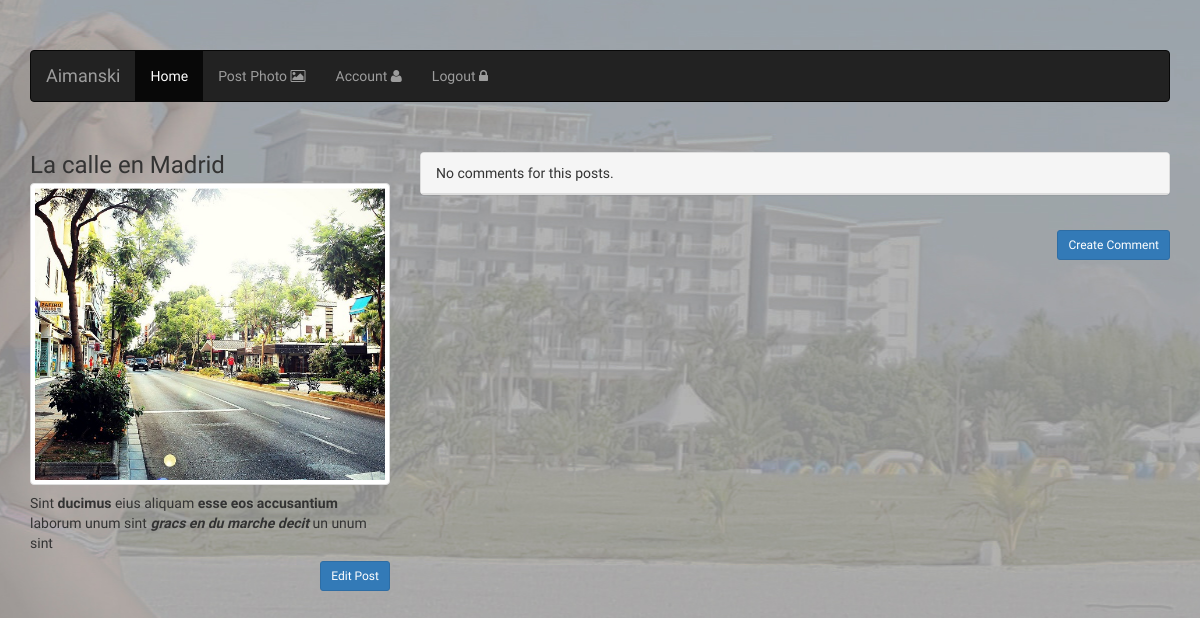
Screenshot of /links/comments.php?post_id=52 (signed in) with the database file from the repository.
### tables this page shows
CREATE TABLE IF NOT EXISTS `post` (
  `post_id` int(3) NOT NULL AUTO_INCREMENT,
  `post_user_id` int(3) NOT NULL,
  `post_title` varchar(255) NOT NULL,
  `post_comment` varchar(255) NOT NULL,
  `post_image` varchar(60) NOT NULL,
  `post_image_location` varchar(255) NOT NULL,
  PRIMARY KEY (`post_id`)
);

### includes/function.php (called while the page is built, shortened)
<?php
function edit_data($post_id){
  require_once("db.php");
    $sql = "SELECT * FROM `post` WHERE `post_id`='{$post_id}' ";
      $result = $db->query($sql);
        $array = $result->fetch_array();
  return $array;
}
?>

### links/comments.php (the view, shortened to what this page needs)
<?php include("header.php") ?>
<?php include("navbar.php") ?>
<?php include("../includes/function.php") ?>
<?php
    if(isset($_COOKIE['id']) && isset($_COOKIE['security'])){
        if(isset($_GET['post_id'])){
          $post_id = $_GET['post_id'];
            $data = edit_data($post_id);
              $post_title = $data['post_title'];
                $image = $data['post_image'];
                  $post_comment = $data['post_comment'];
          $user_id = comment_data($post_id);
        }
?>
    <div class="container">
      <div class="row">
        <div class="col-md-4 comments">
            <div class="w3-card-4 cards-bkg" style="width:10">
              <h3><?php echo $post_title; ?></h3>
              <img class="thumbnail" src="../img_upload/<?php echo $image; ?>">
              <p class="card-text"><?php echo $post_comment; ?></p>
              <a href="edit.php?post_id=<?php echo $post_id; ?>" class="btn btn-primary pull-right btn-sm">Edit Post</a>
            </div>
        </div>
<?php
    if(empty($user_id)){
      $btn = 'default';
        $message = 'No comments for this posts.';
      } else {
          $btn = 'success';
            $message = 'We have '.count($user_id).' comments for this posts.';
        }
?>
    <div class="col-md-8 comments">
      <div class="message-setter">
        <div class="panel panel-<?php echo $btn; ?>">
          <div class="panel-heading"><?php echo $message; ?></div>
        </div>
      </div>
    <button type="button" class="btn btn-primary btn-sm pull-right btn-post-comment" data-toggle="modal" data-target="#exampleModalCenter">Create Comment</button>
      </div>
    </div>
  </div>
<?php
} else {
  redirect("../logout.php");
}?>
<?php include("footer.php") ?>

### css/style.css (style rules this page uses)
body { padding-top: 50px; background: url('../img/sample.jpg') no-repeat fixed center; font-family: acme; }
.cards-bkg img { width: 100%; }
.comments { margin-top: 30px; }
.comments p { margin-top: 35px; }
.comments .cards-bkg { padding: 0 !important; margin: 0 !important; }
.comments .cards-bkg h3 { margin: 0 0 5px 0 !important; }
.comments .cards-bkg img { margin: 0 !important; }
.comments .cards-bkg p { margin: 8px 0 5px 0 !important; }
.btn-post-comment { margin-top: 15px; }

### rows the page displays
post: post_title "La calle en Madrid", post_image (picture), post_comment "Sint ducimus eius aliquam esse eos accusantium laborum unum sint gracs en du marche decit un unum sint"

### other values shown
$message "No comments for this posts."
